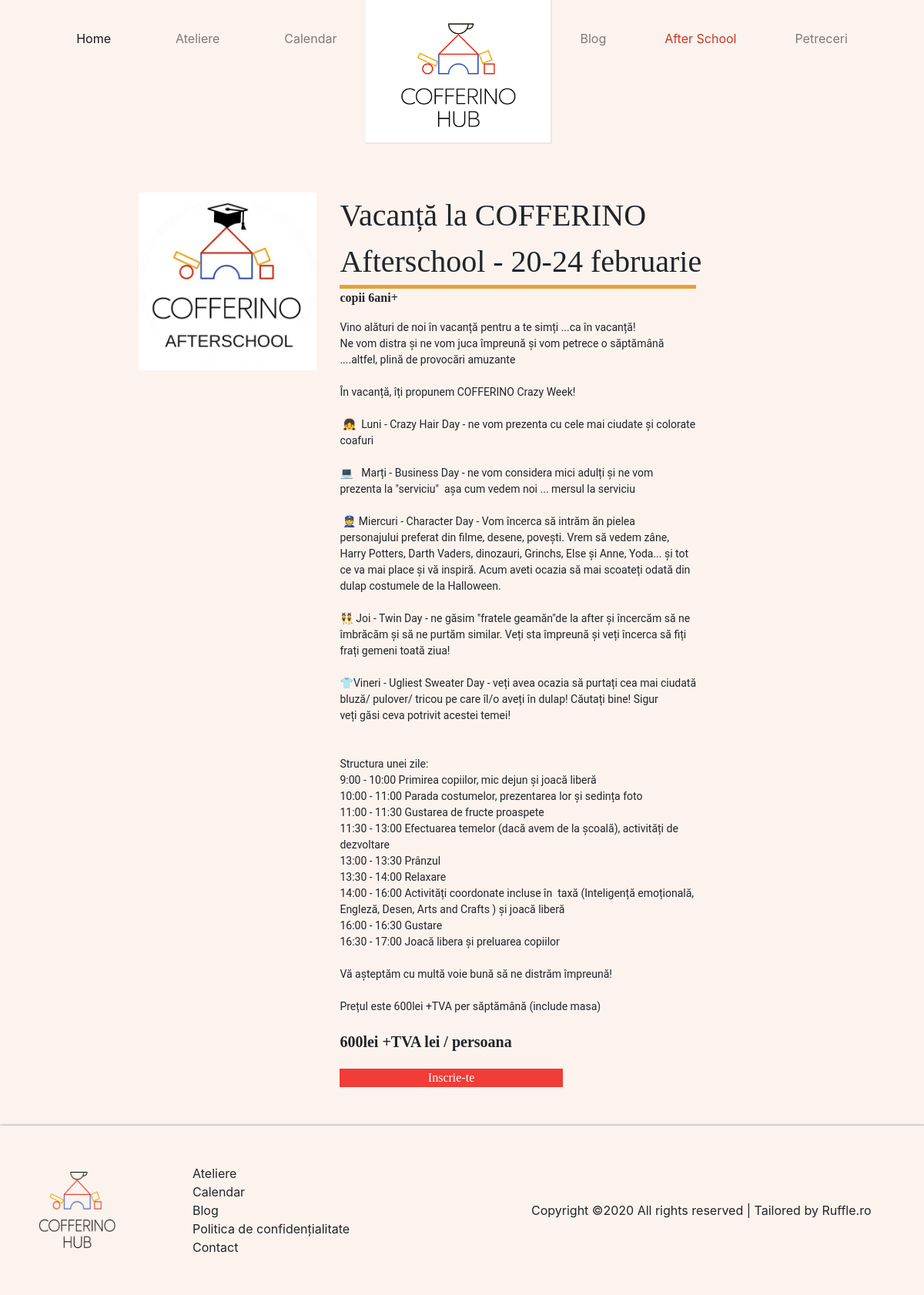
Page /after-school/details/7/ on the committed database.
### afterschool/models.py (models this page shows, shortened)
class AfterSchoolEvent(models.Model):
    id = models.AutoField(primary_key=True)
    title = models.CharField(max_length=200)
    image = models.ImageField(upload_to = 'static/', help_text="Recommended image size: 324x175.")
    image1 = models.ImageField(upload_to = 'static/', default="", blank=True, help_text="Recommended image size: 324x175.")
    image2 = models.ImageField(upload_to = 'static/', default="", blank=True, help_text="Recommended image size: 324x175.")
    image3 = models.ImageField(upload_to = 'static/', default="", blank=True, help_text="Recommended image size: 324x175.")
    image4 = models.ImageField(upload_to = 'static/', default="", blank=True, help_text="Recommended image size: 324x175.")
    image5 = models.ImageField(upload_to = 'static/', default="", blank=True, help_text="Recommended image size: 324x175.")
    image6 = models.ImageField(upload_to = 'static/', default="", blank=True, help_text="Recommended image size: 324x175.")
    category = models.CharField(max_length=200)
    price = models.CharField(max_length=200)
    content = models.TextField()
    start_date = models.DateTimeField(default=datetime.now)
    end_date = models.DateTimeField(default=datetime.now)

### afterschool/views.py (the view)
# urls.py: path("details/<int:id>/", views.detaliu, name='details'),
def detaliu(request, id):
    event = AfterSchoolEvent.objects.get(id=id)
    return render(request, 'after-school-details.html', {'event': event})

### afterschool/templates/after-school-details.html (shortened to what this page needs)
<html>
	{% load static %}
    <head>
    <link rel="stylesheet" href="https://stackpath.bootstrapcdn.com/bootstrap/4.5.0/css/bootstrap.min.css">
    </head>
    <body style="background-image: url('/static/back_HP.png'); background-color: #FCF3EE;">
	    <div id="page-container">
		    <div id="content-wrap">
			    {% include "navbar.html" %}
        <div>
            <div style="display: flex; margin-top: 150px; width: 70%; margin-left: auto; margin-right: auto;">
		    <div style="width: 40%">
                <img style="max-height: 400px; max-width:100%; max-height:100%;" src="/{{ event.image }}" %}">
		    </div>
                <div style="margin-left: 30px; width: 100%">
                    <div style="font-family: Montserrat; font-size: 40px; font-weight: lighter;">{{ event.title }}</div>
                    <div style="height: 5px; background-color: #E6A139; width: 80%"></div>
                    <p style="font-family: Montserrat; font-size: 16px; font-weight: bold;"> {{ event.category }}</p>
                    <pre style="font-family: Roboto; font-size: 14px; width: 80%; white-space: pre-wrap; white-space: -moz-pre-wrap; white-space: -pre-wrap; white-space: -o-pre-wrap; word-wrap: break-word;">{{ event.content }}</pre>
                    <div style="font-family: Montserrat; font-size: 20px; font-weight: 900; margin-top: 20px;">{{ event.price }} lei / persoana</div>
                    <div style="background-color: #F13C37; width: 50%; text-align: center; color: white; margin-top: 20px; font-family: Montserrat; font-size: 16px;"><a href="/after-school/register/{{event.id}}/">Inscrie-te</a></div>
                </div>
            </div>
        </div>
        <div id="footer" style="display: flex; align-items: center; padding: 50px; background-color: #FCF3EE; box-shadow: 1px 1px 3px 1px rgba(0,0,0,0.5);">
            <img src="{% static "/logo_caferino.png" %}" style="width: 100px; height: 100px; margin-right: 100px;" alt="My image"></img>
            <div style="display: flex; flex-direction: column; width: 40%;">
              <a href="/ateliere">Ateliere</a>
              <a href="/calendar">Calendar</a>
              <a href="/blog">Blog</a>
              <a href="/politica-de-confidentialitate">Politica de confidențialitate</a>
              <a href="/contact">Contact</a>
            </div>
            <div>Copyright ©2020 All rights reserved | Tailored by Ruffle.ro</div>
          </div>
		    </div>
	    </div>
    </body>
</html>

### templates/navbar.html (shortened to what this page needs)
{% load static %}
    <nav class="navbar navbar-expand-sm navbar-light">
        <div class="mx-auto d-sm-flex d-block flex-sm-nowrap">
            <div class="collapse navbar-collapse text-center" id="navbarsExample11">
                <ul class="navbar-nav">
                    <li class="nav-item active navbar-collapse">
                        <a class="nav-link" id="home-menu" href="/">Home</a>
                    </li>
                    <li class="nav-item navbar-collapse">
                    <div class="dropdown">
                        <div class="dropbtn">Ateliere</div>
                      </div>
                    </li>
                    <li class="nav-item navbar-collapse">
                        <a class="nav-link" id="calendar-menu" href="/calendar/">Calendar</a>
                    </li>
                    <div style="background-color: white; z-index: 100; display: flex; width: 240px; height: 270px; justify-content: center; align-items: center; box-shadow: 1px 1px 1px 1px rgba(0,0,0,0.05);">
                          <img class="image_logo_caferino" style="width: 150px;" src="{% static "/logo_caferino.png" %}" alt="My image">
                        </div>
                        <li class="nav-item navbar-collapse">
                            <a class="nav-link" id="blog-menu" href="/blog/">Blog</a>
                        </li>
                    <li class="nav-item navbar-collapse">
                        <a class="nav-link" id="after-school-menu" href="/after-school">After School</a>
                    </li>
                    <li class="nav-item navbar-collapse">
                        <a class="nav-link" id="summer-school-menu" href="/petreceri">Petreceri</a>
                    </li>
                </ul>
            </div>
        </div>
    </nav>

### afterschool/templates/after-school-details.html (style rules this page uses)
#page-container { position: relative; min-height: 100vh; }
#content-wrap { padding-bottom: 250px; }
#footer { position: absolute; bottom: 0; width: 100%; }
.navbar { height: 100px; }
.image_logo_caferino { transform: translateY(calc(50% - 20px)); z-index: 10; }
#after-school-menu { color: #CA351E; }
.navbar-nav > li { padding-left:30px; padding-right:30px; }
a { color:inherit; text-decoration: none; }

### templates/navbar.html (style rules this page uses)
.dropbtn { color: rgba(0,0,0,.5); padding: 16px; font-size: 16px; border: none; }
.dropdown { position: relative; display: inline-block; }

### rows in the picture
AfterSchoolEvent: image (picture), title "Vacanță la COFFERINO Afterschool - 20-24 februarie", category "copii 6ani+", content "Vino alături de noi în vacanță pentru a te simți ...ca în vacanță! Ne vom distra și ne vom juca împreună și vom petrece o săptămână ....altfel, plină de provocări amuzante În vacanță, îți propunem COFFERINO Crazy Week! 👧 Luni - Crazy Hair Day - ne vom prezenta cu cele mai ciudate și colorate coafuri 💻 Marți - Business Day - ne vom considera mici adulți și ne vom prezenta la \"serviciu\" așa cum vedem noi ... mersul la serviciu 👮 Miercuri - Character Day - Vom încerca să intrăm ăn pielea personajului preferat din filme, desene, povești. Vrem să vedem zâne, Harry Potters, Darth Vaders, dinozauri, Grinchs, Else și Anne, Yoda... și tot ce va mai place și vă inspiră. Acum aveti ocazia să mai…", price "600lei +TVA"
